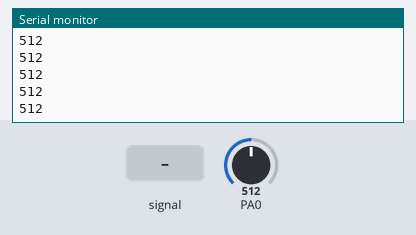
Bench run of a program on a simulated ATmega32, built with avr-gcc and emulated at 8 MHz. Parts: the last lines printed to the serial monitor. The test bench sets the inputs (shaded band); at power-on: PA0 = 512.

Above: at 1.2 s.
1.3 s: PA0 fed a 200 Hz sine of ±81 counts around its level
At 1.39 s:
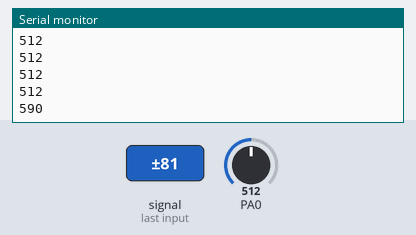
2.8 s: PA0 set to 716
At 2.88 s:
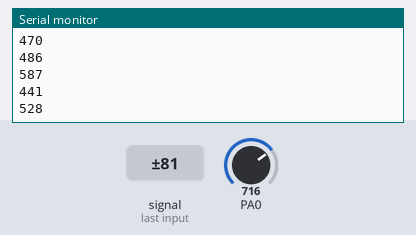
4.3 s: PA0 set to 900
At 4.38 s:
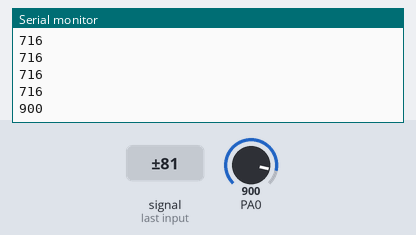
5.8 s: PA0 fed a 200 Hz sine of ±81 counts around its level
At 5.98 s:
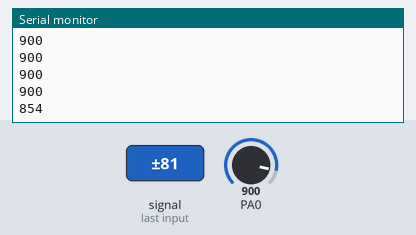
Timing chart, 0 to 8.3 s (numbered marks = the images above; inputs shaded):
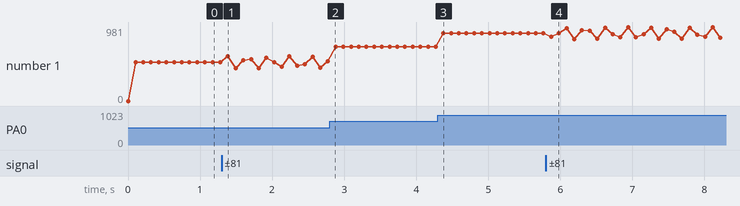

The program:

main.c
```c
#define F_CPU 8000000
#define BAUD 9600
#define CHECK_BIT(byte, bitnum) ((byte >> bitnum) & 1)

#include <avr/io.h>
#include <avr/interrupt.h>
#include <util/delay.h>
#include <util/setbaud.h>
#include <stdio.h>
#include <stdbool.h>
#include <string.h>
#include <ctype.h>
#include "uart.h"

volatile uint16_t adc_result = 0;

void ADC_ISR_Init(uint8_t channel) {
    ADMUX = _BV(REFS0) | (channel & 0x0F);
    ADCSRA = _BV(ADEN) | _BV(ADIE) | _BV(ADPS2) | _BV(ADPS1) | _BV(ADPS0);
    ADCSRA |= (1 << ADSC);
}

ISR (ADC_vect){
    adc_result = ADC;
    ADCSRA |= (1 << ADSC);
}

int main(void){
    stdout = fdevopen((int (*)(char, FILE *))uart_putchar, NULL);
    stdin = fdevopen(NULL, (int (*)(FILE *))uart_getchar);

    uart_init();
    ADC_ISR_Init(0);
    sei();
    while (1) {
        printf("%d\n\r", adc_result);
        _delay_ms(100);
    }
    return 0;

}
```

uart.c
```c
#define F_CPU 8000000
#define BAUD 9600

#include <avr/io.h>
#include <util/setbaud.h>
#include "uart.h"
#include "stdio.h"
#include <stdbool.h>


void uart_init(void){
    UBRRH = UBRRH_VALUE;
    UBRRL = UBRRL_VALUE;

    UCSRB = _BV(RXEN) | _BV(TXEN) | _BV(RXCIE);

    UCSRC = _BV(URSEL) | _BV(UCSZ0) | _BV(UCSZ1);
}

void uart_putchar(char c, FILE *stream) {
    if(c == '\n'){
        uart_putchar('\r', stream);
    }

    loop_until_bit_is_set(UCSRA, UDRE);
    UDR = c;
}

char uart_getchar(FILE *steam){
    loop_until_bit_is_set(UCSRA, RXC);
    char read = UDR;
    uart_putchar(read, steam);
    return read;
}

void uart_transmit(char data) {
    while (!(UCSRA & (1 << UDRE)));
    UDR = data;
    while (!(UCSRA & (1 << TXC)));
}

char uart_receive(void) {
    return UDR;
}

bool uart_is_data_avaiable(){
    return UCSRA & (1 << RXC);
}
```

uart.h
```c
#pragma once
#include "stdio.h"
#include <stdbool.h>

void uart_init(void);

void uart_putchar(char c, FILE *stream);

char uart_getchar(FILE *steam);

void uart_transmit(char data);

char uart_receive(void);

bool uart_is_data_avaiable();
```

Measured:
- after the input at 1.3 s, the serial monitor: prints a new line after 0.09 s (image 1)
- after the input at 4.3 s, the serial monitor: prints a new line after 0.08 s (image 3)
- after the input at 5.8 s, the serial monitor: prints a new line after 0.07 s (image 4)
- plotted number 1: 512 → 528 after the input at 1.3 s, 528 → 716 after the input at 2.8 s, 716 → 900 after the input at 4.3 s, 900 → 841 after the input at 5.8 s
